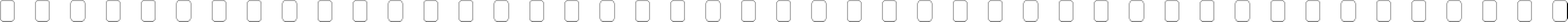
#> input picture assets/film_strips/135/sprocket_strip.png, 4441 x 62 px (shown at 1/3 size); its folder holds only this picture in this run
$ python -i utils.py   (imports and definitions only)
#> lines starting #> are read from the running program, lines starting #| are printed output that depends on the picture
### config.py
from __future__ import annotations

import os

from dotenv import load_dotenv


load_dotenv()


def _int_env(name: str, default: int) -> int:
    try:
        return int(os.getenv(name, str(default)))
    except ValueError:
        return default


BASE_DIR = os.path.dirname(os.path.abspath(__file__))
STATIC_DIR = os.path.join(BASE_DIR, "static")
_db_path = os.getenv("FILMLOG_DB_PATH", os.path.join(BASE_DIR, "filmlog.db"))
DB_PATH = _db_path if os.path.isabs(_db_path) else os.path.join(BASE_DIR, _db_path)
SECRET_KEY = os.getenv("FILMLOG_SECRET_KEY", "filmlog-local-demo-secret")
MAX_CONTENT_LENGTH = _int_env("FILMLOG_MAX_CONTENT_MB", 600) * 1024 * 1024
HOST = os.getenv("FILMLOG_HOST", "127.0.0.1")
PORT = _int_env("FILMLOG_PORT", 5000)
#> further down, picture is the input picture: PIL image 4441x62 RGBA; mean R, G, B, A 245.5, 245.5, 245.5, 101.1
DEBUG = os.getenv("FILMLOG_DEBUG", "1").lower() in {"1", "true", "yes", "on"}
TIMEZONE = os.getenv("TZ") or os.getenv("FILMLOG_TIMEZONE", "Asia/Shanghai")

### utils.py
from __future__ import annotations

import os
import re
import uuid
from math import floor
from typing import Iterable, List
from PIL import Image, ImageDraw, ImageFont, ImageOps
from werkzeug.utils import secure_filename
from db import execute, query_all, query_one
from time_utils import local_timestamp

BASE_DIR = os.path.dirname(os.path.abspath(__file__))
STATIC_DIR = os.path.join(BASE_DIR, "static")
UPLOAD_DIR = os.path.join(STATIC_DIR, "uploads")
THUMB_DIR = os.path.join(STATIC_DIR, "thumbs")
INDEX_DIR = os.path.join(STATIC_DIR, "index_sheets")
FILM_STRIP_ASSET_DIR = os.path.join(BASE_DIR, "assets", "film_strips")
INDEX_135_MAX_PHOTOS = 42
ALLOWED_EXTENSIONS = {"jpg", "jpeg", "png", "webp", "tif", "tiff"}
SCORE_MIN = 1.0
SCORE_MAX = 10.0
SCORE_STEP = 0.5
SCORE_DEFAULT = 5.5
SCORE_OPTIONS = [SCORE_MIN + i * SCORE_STEP for i in range(int((SCORE_MAX - SCORE_MIN) / SCORE_STEP) + 1)]
SCORE_TOTAL_MAX = SCORE_MAX * 4
SCORE_PART_WEIGHTS = (0.25, 0.28, 0.20, 0.27)
SCORE_PART_COLUMNS = (
    "tech_score",
    "composition_score",
    "color_score",
    "emotion_score",
)

# 135 index visual tuning parameters. Adjust these when refining the film-strip
# simulation: title area, frame positions, sprocket placement, typography, and strip spacing.
INDEX_135_LAYOUT = {
    "frames_per_strip": 6,
    "sheet_bg": (250, 250, 246),
    "sheet_margin_x": 0,
    "sheet_margin_bottom": 0,
    "header_h": 480,
    "header_bg": (16, 16, 16),
    "header_divider_y": 468,
    "header_divider_fill": (236, 236, 232),
    "header_divider_w": 5,
    "header_brand_text": "FilmLog",
    "header_brand_x": 72,
    "header_brand_y": 78,
    "header_brand_font_size": 112,
    "header_right_w": 1540,
    "header_right_x_offset": 72,
    "header_title_y": 64,
    "header_meta_y": 152,
    "header_date_y": 210,
    "header_extra_y": 264,
    "header_title_font_size": 72,
    "header_meta_font_size": 42,
    "header_date_font_size": 42,
    "header_extra_font_size": 42,
    "header_note_font_size": 42,
    "header_line_gap": 28,
    "header_title_fill": (246, 246, 242),
    "header_meta_fill": (190, 190, 182),
    "header_date_fill": (150, 150, 142),
    "photo_x": 26,
    "photo_y": 110,
    "photo_w": 720,
    "photo_h": 480,
    "photo_step_x": 746,
    "sprocket_x": 28,
    "sprocket_top_y": 40,
    "sprocket_bottom_y": 600,
    "sheet_strip_gap": 25,
    "label_font_size": 22,
    "frame_font_size": 24,
    "top_text_y": 10,
    "bottom_text_y": 668,
    "frame_text_offset_x": 12,
    "film_text_offset_x": 98,
    "text_fill": (238, 238, 224),
    "empty_frame_fill": (0, 0, 0),
}

INDEX_SHEET_DEFAULTS = {
    "show_header": True,
    "show_header_text": False,
    "header_height": INDEX_135_LAYOUT["header_h"],
    "header_bg_color": "#101010",
    "header_brand": "FilmLog",
    "header_title": "",
    "header_note": "",
    "film_info": "",
    "strip_template": "",
    "border_size": 35,
    "border_color": "#ffffff",
    "strip_gap": INDEX_135_LAYOUT["sheet_strip_gap"],
}


def ensure_dirs():
    for path in [UPLOAD_DIR, THUMB_DIR, INDEX_DIR]:
        os.makedirs(path, exist_ok=True)


def allowed_file(filename: str) -> bool:
    return "." in filename and filename.rsplit(".", 1)[1].lower() in ALLOWED_EXTENSIONS


def relative_static_path(abs_path: str) -> str:
    return os.path.relpath(abs_path, STATIC_DIR).replace("\\", "/")


# [160 lines left out: functions save_photo_file, get_tags_for_photo, set_photo_tags, normalize_score, _normalized_score_parts, final_score_from_parts, not called in this run]


def _sql_score_part(alias: str, column: str) -> str:
    prefix = f"{alias}." if alias else ""
    return f"MIN({SCORE_MAX}, MAX({SCORE_MIN}, COALESCE({prefix}{column}, {SCORE_DEFAULT})))"


# [103 lines left out: functions sql_final_score_expr, sql_avg_score_expr, avg_score, _load_index_font, _ellipsize, not called in this run]


def _text_height(draw: ImageDraw.ImageDraw, text: str, font) -> int:
    bbox = draw.textbbox((0, 0), text or "Ag", font=font)
    return bbox[3] - bbox[1]


# [5 lines left out: function _normalize_film_format, not called in this run]


def _slugify(value: str) -> str:
    return re.sub(r"[^a-z0-9_-]+", "-", str(value or "").strip().lower()).strip("-")


def _get_strip_format_dir(film_format: str) -> str:
    return os.path.join(FILM_STRIP_ASSET_DIR, _normalize_film_format(film_format))


def _get_template_root(film_format: str, template_name: str) -> str:
    return os.path.join(_get_strip_format_dir(film_format), _slugify(template_name))


# [45 lines left out: functions get_index_sheet_defaults, list_strip_templates, _parse_bool, _parse_int, _parse_hex_color, not called in this run]


def _hex_to_rgb(value: str) -> tuple[int, int, int]:
    value = _parse_hex_color(value, "#000000").lstrip("#")
    return tuple(int(value[i:i + 2], 16) for i in (0, 2, 4))


# [21 lines left out: function normalize_index_sheet_options, not called in this run]


def _crop_landscape_ratio(im: Image.Image, ratio: float = 1.5) -> Image.Image:
#> called with ratio = 1.5
    if im.height > im.width:
        im = im.rotate(-90, expand=True)
    src_ratio = im.width / im.height if im.height else ratio
#> src_ratio = 71.63
    if src_ratio > ratio:
        new_w = max(1, int(im.height * ratio))
#> new_w = 93
        left = (im.width - new_w) // 2
#> left = 2174
        im = im.crop((left, 0, left + new_w, im.height))
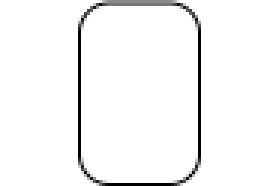
#> im: PIL image 93x62 RGBA (shown 3 times larger); mean R, G, B, A 244.9, 244.9, 244.9, 107.3; transparent parts drawn white
    elif src_ratio < ratio:
        new_h = max(1, int(im.width / ratio))
        top = (im.height - new_h) // 2
        im = im.crop((0, top, im.width, top + new_h))
    return im


# [294 lines left out: functions _make_index_frame, _paste_rgba, _draw_135_sheet_header, _resolve_strip_template_dir, _segment_filename, _resolve_segment_template_path and 5 more, not called in this run]

>>> from PIL import Image
>>> picture = Image.open('assets/film_strips/135/sprocket_strip.png')
>>> result = _crop_landscape_ratio(picture)
